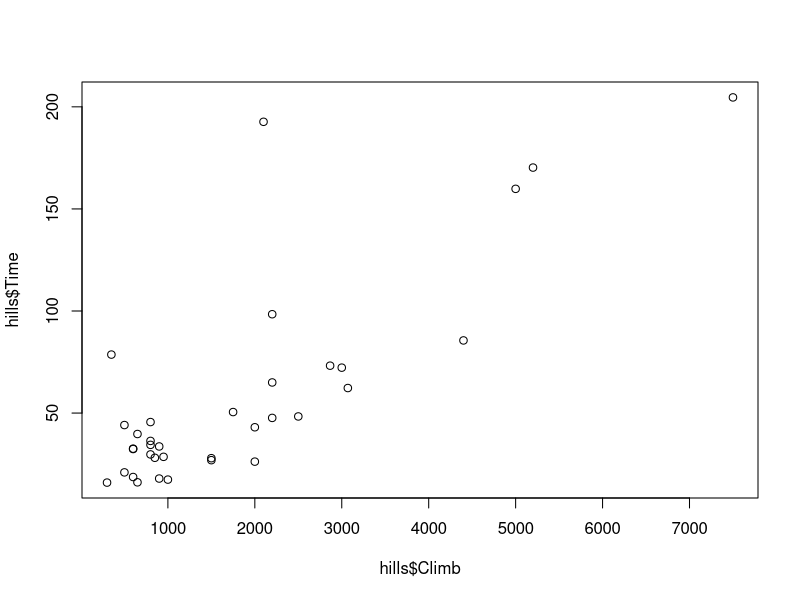
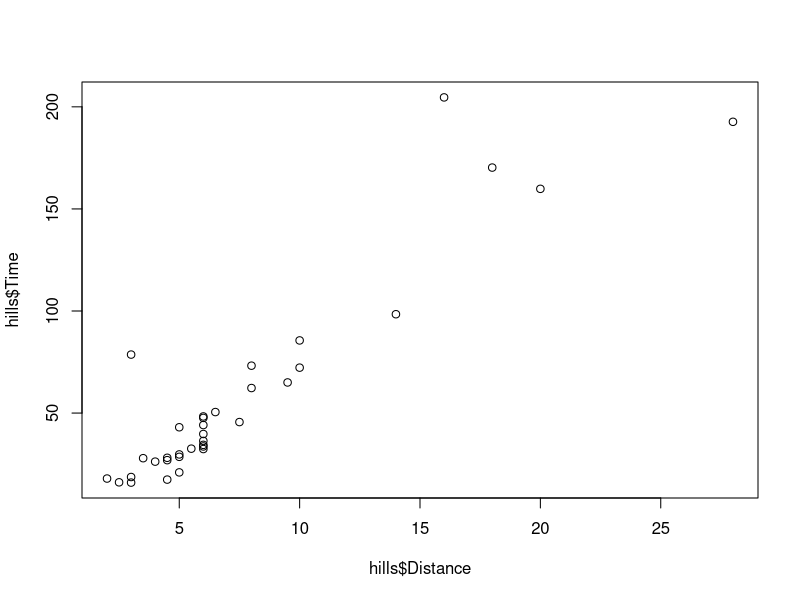
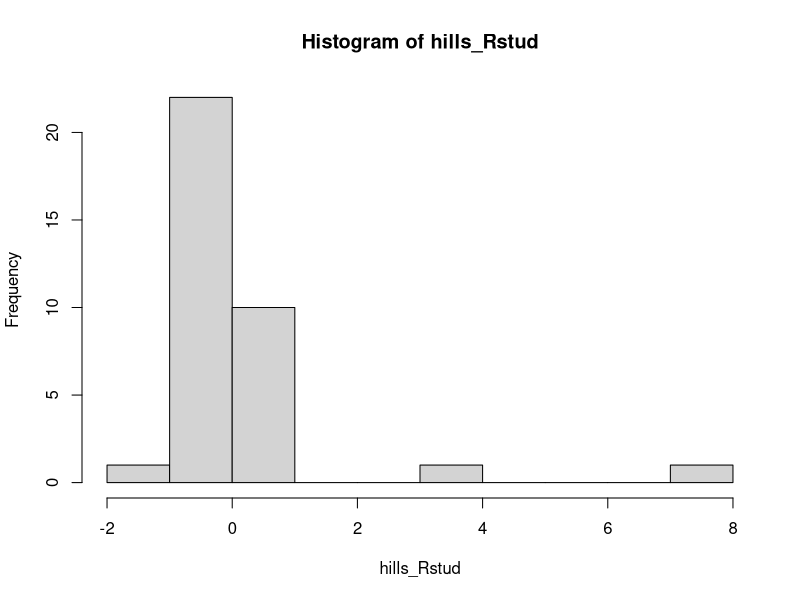
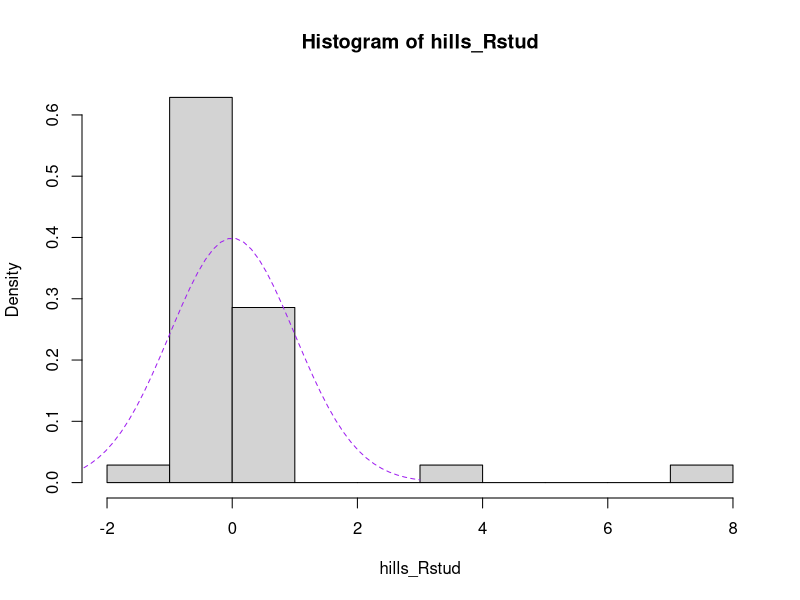
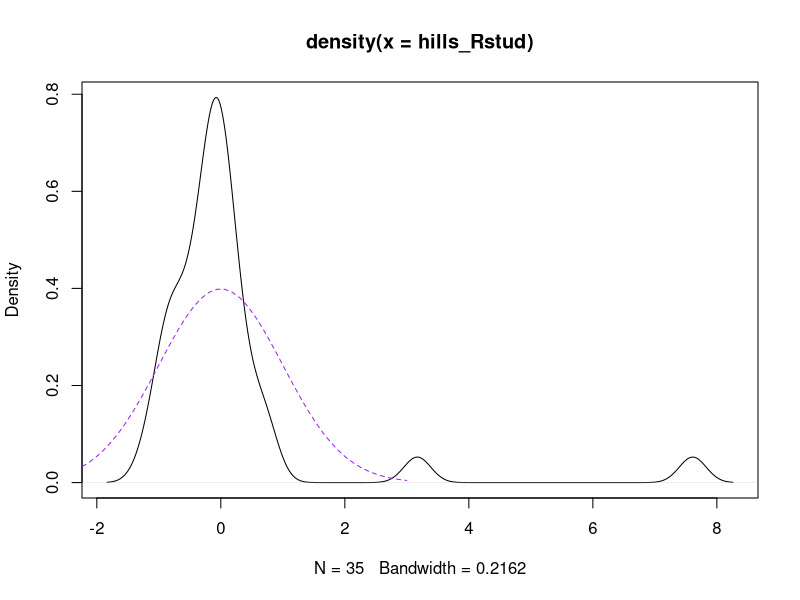
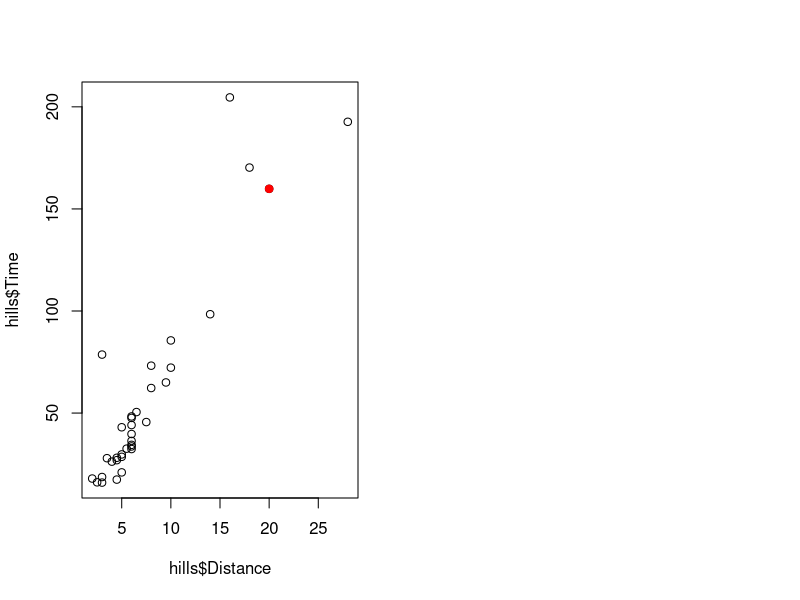
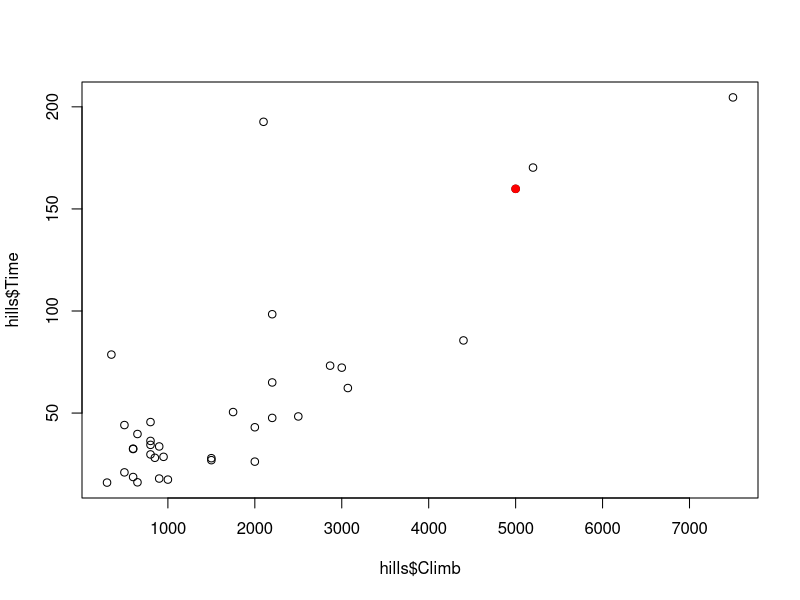
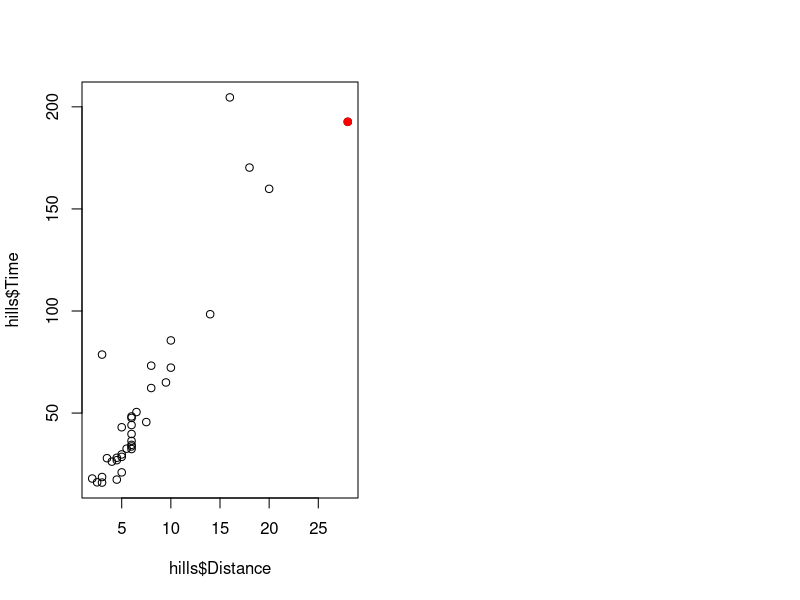

Recreate these plots in R, in order.
#read in data
hills <- read.table(text = 'Race	Distance	Climb	Time
Greenmantle	2.5	650	16.083
Carnethy	6	2500	48.35
CraigDunain	6	900	33.65
BenRha	7.5	800	45.6
BenLomond	8	3070	62.267
Goatfell	8	2866	73.217
BensofJura	16	7500	204.617
Cairnpapple	6	800	36.367
Scolty	5	800	29.75
Traprain	6	650	39.75
LairigGhru	28	2100	192.667
Dollar	5	2000	43.05
Lomonds	9.5	2200	65
CairnTable	6	500	44.133
EildonTwo	4.5	1500	26.933
Cairngorm	10	3000	72.25
SevenHills	14	2200	98.417
KnockHill	3	350	78.65
BlackHill	4.5	1000	17.417
CreagBeag	5.5	600	32.567
KildconHill	3	300	15.95
MeallAnt-Suidhe	3.5	1500	27.9
HalfBenNevis	6	2200	47.633
CowHill	2	900	17.933
NBerwickLaw	3	600	18.683
CreagDubh	4	2000	26.217
Burnswark	6	800	34.433
LargoLaw	5	950	28.567
Criffel	6.5	1750	50.5
Acmony	5	500	20.95
BenNevis	10	4400	85.583
Knockfarrel	6	600	32.383
TwoBreweries	18	5200	170.25
Cockleroi	4.5	850	28.1
MoffatChase	20	5000	159.833', 
header = TRUE, stringsAsFactors = FALSE)

#check data
str(hills)

plot(hills$Climb, hills$Time)
identify(hills$Climb, hills$Time, hills$Race)
hills[c(7, 11, 33, 35),]
#row numbers for outilers were 7, 11, 33, 35
# Races: BensofJura, LairigGhru, TwoBreweries, MoffatChase
#Dr. Grimshaw also named KnockHill as an outlier for this plot - 18
#He also said BensofJura isn't necessarily an outlier because 
# it seems to follow the trend - called an influential obs

plot(hills$Distance, hills$Time)
identify(hills$Distance, hills$Time, hills$Race)
#row numbers for outliers were 7, 11, 33, 35
#same as previous outliers
# Races: BensofJura, LairigGhru, TwoBreweries, MoffatChase
#Dr. Grimshaw also named KnockHill as an outlier for this plot - 18
#He also said BensofJura isn't necessarily an outlier because 
# it seems to follow the trend - called an influential obs

#WE LATER FIND OUT MORE ABOUT BENSOFJURA, HOLD THE PHONE

#more EDA on my own
subset(hills, Distance > 15)
subset(hills, (Climb > 2000) & (Distance > 10))

#Analysis

#model: Time = betao + beta1Distance + beta2Climb + epsilon, epsilon ~ N(0, sigma^2)

hills_out <- lm(Time ~ Distance + Climb, data = hills)

#don't look at any inference in model UNTIL
# diagnostics are FINISHED
#(seeing if data is 'healthy')

#NORMALITY assumption first
# look for shape of distribution, and for any outliers
# shape will help us know which distribution to use,
# outliers will help us know what to take out

hills_Rstud <- rstudent(hills_out)

hist(hills_Rstud)
#for more informative plot, includes density
hist(hills_Rstud, freq = FALSE)
my_z <- seq(-3, 3, length = 50)
lines(my_z, dnorm(my_z, 0, 1), col = 'purple', lty = 2)

#plot of data density instead of histogram
plot(density(hills_Rstud))
my_z <- seq(-3, 3, length = 50)
lines(my_z, dnorm(my_z, 0, 1), col = 'purple', lty = 2)

#there appear to be a few outlers..what are they?

#is it CairnTable?
#subset(hills_Rstud, hills$Race == 'CairnTable')

#we took a few other guesses in class, but
# this is better than guessing 
subset(hills, hills_Rstud > 2)

#Shapiro-Wilk test of normality
shapiro.test(hills_Rstud)
#p-value < 0.0001, therefore not normal

#trust your eyeball analysis of graph
# to investigate further if p-value says it's normal,
# but graph appears non-normal

#The actual time for Kildcon Hill is 15.95,
# but our model predicts 12.97. 
#Is this an outlier?

#Ho: Kildcon is not an outlier
#Ha: Kildcon is an outlier

subset(hills_Rstud, hills$Race == 'KildconHill')
#we already have a pretty good idea that this is not
# an outlier, because the RstudResid is only .205
#Outliers are usually 2 or 3 away

#2 * is because we want both tails
#1 - is because we want left hand, not right hand
#df = 31 is calculated in notebook
2 * (1 - pt(0.2054782, 31))
#since pval=0.8385 > alpha=0.01 we conclude
# Kildcon Hill is NOT an outlier

#now check if Knock Hill is an outlier

subset(hills_Rstud, hills$Race == 'KnockHill')
#probably an outlier because of the huge residual

2 * (1 - (pt(7.610845, 31)))
#since pval < 0.0001,
# Knock Hill IS an outlier

#If we were to run the above test for every observation,
# we would want to use a p-value of .05/35 because there 
# are 35 observations

#Regression Data Diagnostics

#leverage: the weight an obs has in predicting itself
hills_leverage <- lm.influence(hills_out)$hat
#check we did it correctly
subset(hills_leverage, hills$Race=='BenNevis')

#Leverage *rule of thumb*: 2*(p+1)/n
#n=num rows, p=num parameters
subset(hills, hills_leverage > 2 * 3 / 35)
#this gives us four possible influential observations

#Cook's distance: change in parameter estimates with and without obs
hills_cooks <- cooks.distance(hills_out)
#check we did it correctly
subset(hills_cooks, hills$Race == 'MoffatChase')

#Cook's distance *rule of thumb*: 4/(n-(p+1))
#n = num rows, p=num parameters
subset(hills, hills_cooks > 4 / (35 - (3)))

#NOW we must investigate whether the 5 total obs
# from both rules of thumb are GOOD or BAD influential

#look at MoffatChase, was only detected by leverage rule of thumb
par(mfrow = c(1, 2))
plot(hills$Distance, hills$Time)
points(hills$Distance[35], hills$Time[35], col = 'red', pch = 19)

#same thing for climb now

par(mfrow = c(1, 1))
plot(hills$Climb, hills$Time)
points(hills$Climb[35], hills$Time[35], col = 'red', pch = 19)
#would probably say this is good infuential

#look at LairigGru
par(mfrow = c(1, 2))
plot(hills$Distance, hills$Time)
points(hills$Distance[11], hills$Time[11], col = 'red', pch = 19)

#same thing for climb now

par(mfrow = c(1, 1))
plot(hills$Climb, hills$Time)
points(hills$Climb[11], hills$Time[11], col = 'red', pch = 19)
#would probably say this is bad influential

#look at TwoBreweries
#par(mfrow = c(1, 2))
plot(hills$Distance, hills$Time)
points(hills$Distance[33], hills$Time[33], col = 'red', pch = 19)

#same thing for climb now

#par(mfrow = c(1, 1))
plot(hills$Climb, hills$Time)
points(hills$Climb[33], hills$Time[33], col = 'red', pch = 19)
#would say that this is good influential

#if you're truly lazy
plot(hills_out)

#ANALYSIS

# filter rows and columns

#remove Knock Hill (18) since was recorded wrong

#remove LairigGru (11) since long flat race 
# where other races have length and climb correlated

#remove BensofJura (7) since very difficult terrain

hills1 <- hills[-c(18, 11, 7)]

#model: time = beta0 + beta1dist + beta2climb + epsilon, epsilon~N(0, sigma^2)

hills1_out <- lm(Time ~ Distance + Climb, data = hills1)

summary(hills1_out)

